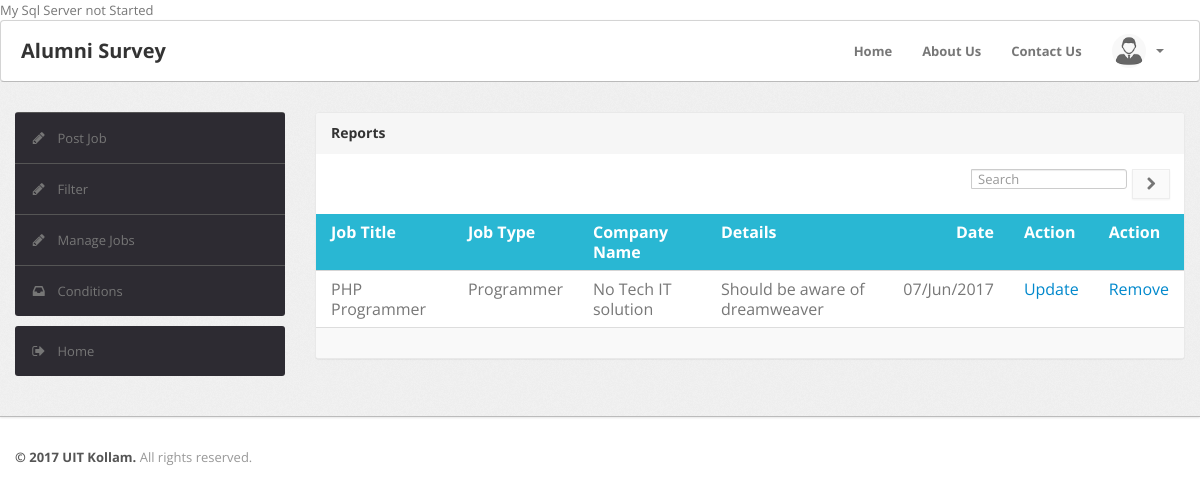
Page /webpage/alumni/jobmanage.php (signed in) on the committed database.
### tables this page shows
CREATE TABLE IF NOT EXISTS `tbl_jobpost` (
  `id` int(11) NOT NULL AUTO_INCREMENT,
  `post_id` int(11) NOT NULL,
  `register_no` varchar(20) NOT NULL,
  `postby` varchar(30) NOT NULL,
  `jobcode` varchar(20) NOT NULL,
  `jobtitle` varchar(20) NOT NULL,
  `jobtype` varchar(30) NOT NULL,
  `compname` varchar(30) NOT NULL,
  `compaddress` varchar(100) NOT NULL,
  `compsite` varchar(40) NOT NULL,
  `opendate` varchar(20) NOT NULL,
  `closedate` varchar(20) NOT NULL,
  `vacancy` varchar(20) NOT NULL,
  `salaray` varchar(10) NOT NULL,
  `qualif` varchar(30) NOT NULL,
  `skill` varchar(30) NOT NULL,
  `descrip` varchar(100) NOT NULL,
  `post_date` varchar(30) NOT NULL,
  PRIMARY KEY (`id`)
);

### webpage/alumni/jobmanage.php (the view, shortened to what this page needs)
<!DOCTYPE html PUBLIC "-//W3C//DTD XHTML 1.0 Transitional//EN" "http://www.w3.org/TR/xhtml1/DTD/xhtml1-transitional.dtd">
<html xmlns="http://www.w3.org/1999/xhtml">
<head>
        <link type="text/css" href="../../bootstrap/css/bootstrap.min.css" rel="stylesheet">
        <link type="text/css" href="../../bootstrap/css/bootstrap-responsive.min.css" rel="stylesheet">
        <link type="text/css" href="../../css/theme.css" rel="stylesheet">
        <link type="text/css" href="../../images/icons/css/font-awesome.css" rel="stylesheet">
</head>
<body>
        <div class="navbar">
            <div class="navbar-inner">
                <div class="container">
			        <?php include_once("/sidemenu/top.php");?>
                </div>
            </div>
        </div>
        <div class="wrapper">
            <div class="container">
                <div class="row">
                     <div class="span3">
                        <?php include_once("/sidemenu/job_sidemenu.php");?>
                    </div>
                    <div class="span9">
                        <div class="content">
          <div class="module message">
            <div class="module-head">
              <h3> Reports</h3>
            </div>
            <div class="module-option clearfix">
              <div class="pull-right">
                <div class="btn-group">
                  <div class="input-prepend">
                    <input  type="text" placeholder="Search" class="span2">
                    <button class="btn btn-default" title="Submit"><i class="icon-chevron-right"></i></button>
                  </div>
                </div> </div>
            </div>
            <div class="module-body table">
              <table class="table table-message">
                <tbody>
                  <tr class="heading">
                    <td class="cell-title"> Job Title </td>
                    <td class="cell-title"> Job Type </td>
                    <td class="cell-title"> Company Name </td>
                    <td class="cell-title"> Details </td>
                    <td class="cell-time align-right"> Date </td>
                    <td class="cell-title">Action</td>
                    <td class="cell-title">Action</td>
                  </tr>
                   <?php
	$viewsql="SELECT register_no,postby,jobcode,jobtitle,jobtype,compname,compaddress,compsite,opendate,                			                    closedate,vacancy,salaray,qualif, skill, descrip,post_date FROM tbl_jobpost WHERE register_no='".$_SESSION["register_no"]."'";
          $resultview=mysql_query($viewsql);
          while($rowreg=mysql_fetch_array($resultview))
          {
			?>
                  <tr>
                    <td class="cell-title"> <?php echo $rowreg["jobtitle"];?> </td>
                    <td class="cell-title"> <?php echo $rowreg["jobtype"];?> </td>
                    <td class="cell-title"> <?php echo $rowreg["compname"];?> </td>
                    <td class="cell-title"> <?php echo $rowreg["descrip"];?> </td>
                    <td class="cell-time align-right"> <?php echo $rowreg["post_date"];?> </td>
                    <td class="cell-title">  <a href="jobupdate.php?id=<?php echo $rowreg["jobcode"];?>" >Update</td></a>
                     <td class="cell-title"> <a href="jobremove.php?id=<?php echo $rowreg["jobcode"];?>" >Remove</td></a>
                  </tr>
               <?php
		  }
		  ?>
                </tbody>
              </table>
            </div>
            <div class="module-foot">
            </div>
          </div>
        </div>
                    </div>
                </div>
            </div>
        </div>
        <div class="footer">
            <div class="container">
                <b class="copyright">&copy; 2017 UIT Kollam.</b> All rights reserved.
            </div>
        </div>
</body>
</html>

### css/theme.css (style rules this page uses)
body { font-size: 13px; font-family: 'Open Sans', Arial, sans-serif; background: #fff; color: #777 }
h1, h2, h3, h4, h5, h6 { color: #333; margin-top: 0 }
h3 { font-size: 20px }
strong, b { color: #555 }
.wrapper { background: url(../images/bg.png) #eee; border-bottom: 1px solid #bbb; -webkit-box-shadow: 0 1px 2px rgba(0,0,0,0.1); -moz-box-shadow: 0 1px 2px rgba(0,0,0,0.1); box-shadow: 0 1px 2px rgba(0,0,0,0.1); padding: 30px 0 }
.footer { color: #999; padding: 30px 0 60px }
select, textarea, input[type="text"], input[type="password"], input[type="datetime"], input[type="datetime-local"], input[type="date"], input[type="month"], input[type="time"], input[type="week"], input[type="number"], input[type="email"], input[type="url"], input[type="search"], input[type="tel"], input[type="color"], .uneditable-input, label, input, button, select, textarea { -webkit-border-radius: 3px; -moz-border-radius: 3px; border-radius: 3px; font-size: 13px; font-family: 'Open Sans', Tahoma, Arial, sans-serif }
.input-append input, .input-prepend input, .input-append select, .input-prepend select, .input-append .uneditable-input, .input-prepend .uneditable-input { -webkit-border-radius: 0 3px 3px 0; -moz-border-radius: 0 3px 3px 0; border-radius: 0 3px 3px 0 }
.input-append .add-on, .input-prepend .add-on, .input-append .btn, .input-prepend .btn, .input-append .btn-group>.dropdown-toggle, .input-prepend .btn-group>.dropdown-toggle { -webkit-border-radius: 0; -moz-border-radius: 0; border-radius: 0 }
body [class^="icon-"], body [class*=" icon-"] { font-size: 14px; line-height: 20px; height: 20px }
.module { background: #fff; -webkit-border-radius: 3px; -moz-border-radius: 3px; border-radius: 3px; border: 1px solid #ccc; border-bottom-color: #bbb; -webkit-box-shadow: 0 0 1px rgba(0,0,0,0.2); -moz-box-shadow: 0 0 1px rgba(0,0,0,0.2); box-shadow: 0 0 1px rgba(0,0,0,0.2); margin-bottom: 30px }
.align-right { text-align: right!important }
.navbar { position: static!important; margin: 0!important }
.navbar .navbar-inner { background: #fff; border-bottom: 1px solid #bbb; -webkit-box-shadow: 0 1px 2px rgba(0,0,0,0.15); -moz-box-shadow: 0 1px 2px rgba(0,0,0,0.15); box-shadow: 0 1px 2px rgba(0,0,0,0.15) }
.btn, .btn-box { -webkit-border-radius: 3px; -moz-border-radius: 3px; border-radius: 3px }
.btn [class^="icon-"], .btn-box [class^="icon-"], .btn [class*=" icon-"], .btn-box [class*=" icon-"] { min-width: 16px; text-align: center; display: inline-block!important }
.btn { font-size: 13px; font-weight: 600 }
.btn { display: inline-block; margin-bottom: 0; font-weight: 400; text-align: center; vertical-align: middle; cursor: pointer; background-image: none; border: 1px solid transparent; white-space: nowrap; padding: 4px 10px; font-size: 13px; line-height: 1.42857; border-radius: 4px; -webkit-user-select: none; -moz-user-select: none; -ms-user-select: none; user-select: none }
.btn-default { color: #767676; background-color: #fafafa; border-color: #ededed }
.table { margin-bottom: 0 }
.table th, .table td { border-color: #d5d5d5!important }
.module { box-shadow: 0 0 3px rgba(0,0,0,.1); border-color: #e9e9e9; margin-bottom: 20px; background-color: #fff; border-radius: 4px; -webkit-box-shadow: 0 1px 1px rgba(0,0,0,.05); box-shadow: 0 1px 1px rgba(0,0,0,.05); }
.module-head { color: #767676; background-color: #f6f6f6; border-color: #e9e9e9; padding: 10px 15px; border-bottom: 1px solid transparent; border-top-right-radius: 3px; border-top-left-radius: 3px; }
.module-head h3 { font-size: 14px; line-height: 20px; height: 20px; margin: 0 }
.module-option { border-bottom: 1px solid #e5e5e5; padding: 15px 0; margin: 0 15px }
.module-body { padding: 15px }
.module-body.table { padding: 15px 0 }
.module-body.table .table th, .module-body.table .table td { padding-left: 15px; padding-right: 15px }
.module-foot { background: #f9f9f9; border-top: 1px solid #ddd; -webkit-border-radius: 0 0 2px 2px; -moz-border-radius: 0 0 2px 2px; border-radius: 0 0 2px 2px; padding: 15px }
.message .module-option { border-bottom: 0 }
.message .module-body { padding: 0 }
.message .table-message thead tr.heading td, .message .table-message tbody tr.heading td { background: #29b7d3!important; font-weight: bold; border: 0; }
.message .table-message tbody td.cell-time { width: 70px }
.message tr.heading { color: #fff; }

### rows in the picture
tbl_jobpost: jobtitle "PHP Programmer", jobtype "Programmer", compname "No Tech IT solution", descrip "Should be aware of dreamweaver", post_date "07/Jun/2017"
